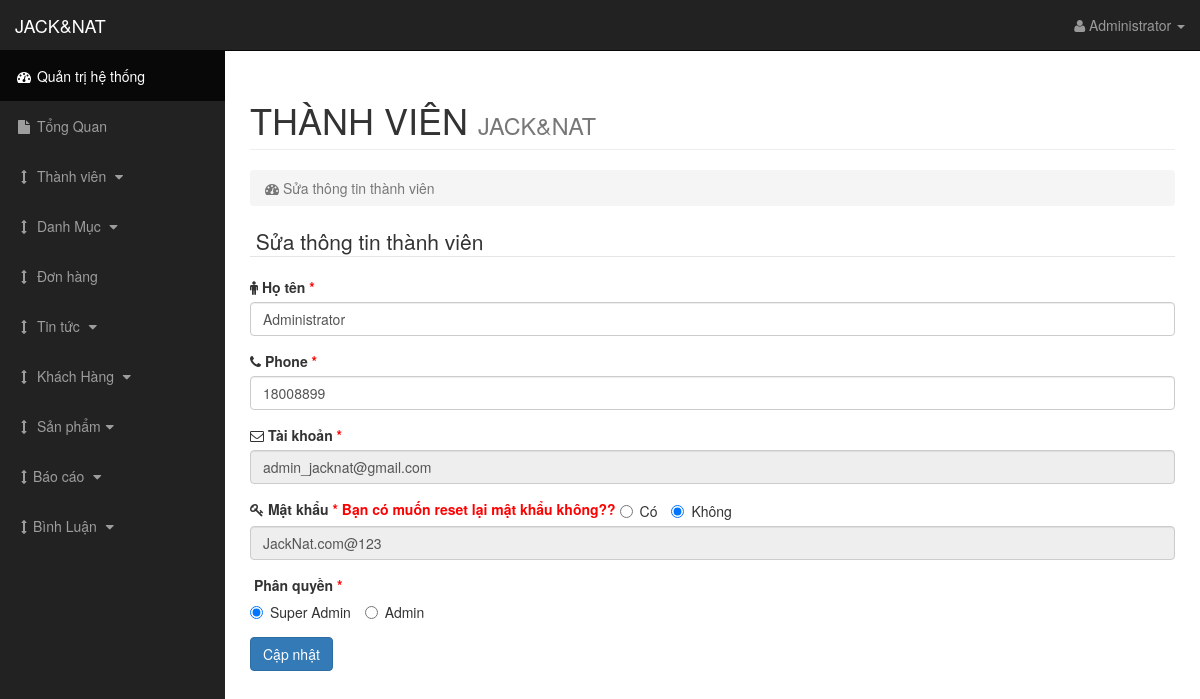
The page /backend/index.php?page=edit-users&id=1 (signed in) on the database its author committed.
### tables this page shows
CREATE TABLE `tbl_users` (
  `id` int(11) NOT NULL,
  `name` varchar(50) NOT NULL,
  `email` varchar(80) NOT NULL,
  `passw` varchar(100) NOT NULL,
  `phone` varchar(12) NOT NULL,
  `status` tinyint(4) NOT NULL DEFAULT 1,
  `active` tinyint(4) NOT NULL DEFAULT 1,
  `create_at` datetime NOT NULL DEFAULT current_timestamp()
);

### backend/views/edit-users.php (the view, shortened to what this page needs)
<?php
    if (isset($_GET['id'])) {
        $id = $_GET['id'];
        $sql_select = "SELECT *FROM tbl_users WHERE id = $id";
        $query = mysqli_query($conn, $sql_select);
        $row = mysqli_fetch_array($query);
    }
?>
<div class="container-fluid">
    <div class="row">
        <div class="col-lg-12">
            <h1 class="page-header">
                THÀNH VIÊN <small>JACK&NAT</small>
            </h1>
            <ol class="breadcrumb">
                <li class="active">
                    <i class="fa fa-dashboard"></i> Sửa thông tin thành viên
                </li>
            </ol>
        </div>
    </div>
    <div class="row">
        <div class="col-lg-12 col-xs-12 col-sm-12 col-md-12">
            <form action="" method="POST" role="form">
                <legend>
                    Sửa thông tin thành viên
                </legend>
                <div class="form-group">
                    <label for="">
                        <i class="fa fa-male"></i>
                        Họ tên
                    <span style="color: red;">*</span>
                </label>
                    <input type="text" class="form-control" name="name" value="<?php echo $row['name']; ?>" required="" placeholder="Nhập đầy đủ họ tên...">
                </div>
                <div class="form-group">
                    <label for="">
                        <i class="fa fa-phone"></i>
                        Phone
                    <span style="color: red;">*</span>
                </label>
                    <input type="number" class="form-control" name="phone" value="<?php echo $row['phone']; ?>" required="" placeholder="Nhập số điện thoại...">
                </div>
                <div class="form-group">
                    <label for="">
                        <i class="fa fa-envelope-o"></i>
                        Tài khoản
                    <span id="errorEmail" style="color: red;">*</span>
                </label>
                    <input type="email" disabled="" class="form-control" name="email" value="<?php echo $row['email']; ?>" required="" placeholder="Nhập email...">
                </div>
                <div class="form-group">
                    <label for="">
                        <i class="fa fa-key"></i>
                        Mật khẩu
                    <span style="color: red;">* Bạn có muốn reset lại mật khẩu không??</span>
                    <label class="radio-inline"><input type="radio" value="yes" name="checks">Có</label>
                    <label class="radio-inline"><input type="radio" checked value="no" name="checks">Không</label>
                </label>
                    <input disabled="" class="form-control" value="JackNat.com@123">
                </div>
                <div class="form-group">
                    <label style="display: block;">
                        Phân quyền
                    <span style="color: red;">*</span>
                </label>
                    <label class="radio-inline"><input type="radio" <?php if($row['status'] == 1){ echo "checked"; } ?> value="1" name="status">Super Admin</label>
                    <label class="radio-inline"><input type="radio" <?php if($row['status'] == 2){ echo "checked"; } ?> value="2" name="status">Admin</label>
                </div>
                <button type="submit" name="submit" class="btn btn-primary">Cập nhật</button>
            </form>
        </div>
    </div>
</div>

### backend/css/sb-admin.css (style rules this page uses)
body { margin-top: 100px; background-color: #222; }
@media (min-width:768px) { body { margin-top: 50px; } }

### rows shown on the page
tbl_users: name "Administrator", phone "18008899", email "admin_jacknat@gmail.com", status "☑ Super Admin", status "☐ Admin"

### other values the page prints
$_SESSION['name'] "Administrator"
